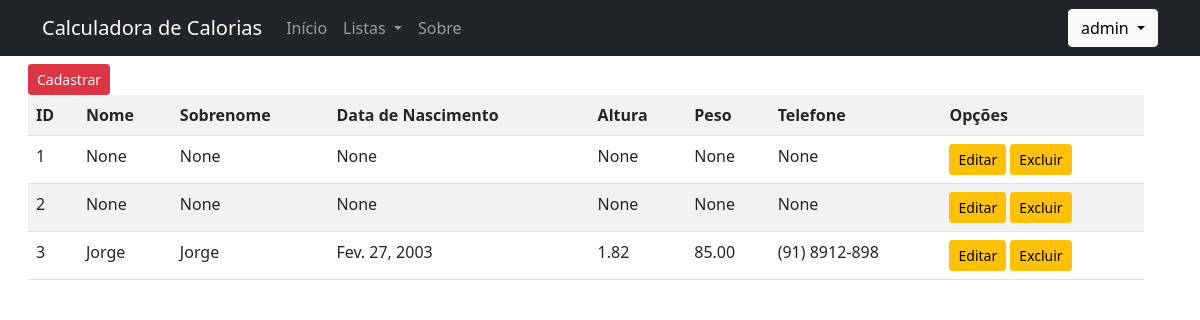
/listar/perfil/ (signed in), run on the app's committed database.
### cadastros/models.py (models this page shows, shortened)
class Perfil(models.Model):
    usuario = models.ForeignKey(User, on_delete=models.PROTECT)
    nome = models.CharField(max_length=25,null=True)
    sobrenome = models.CharField(max_length=255, null=True)
    data_nasc = models.DateField(null=True)
    altura = models.DecimalField(max_digits=4, decimal_places=2, null=True)
    peso = models.DecimalField(max_digits=5, decimal_places=2, null=True)
    telefone = models.CharField(max_length=15, null=True)

### cadastros/views.py (the view)
# urls.py: path('listar/perfil/', PerfilList.as_view(), name="listar-perfil"),
class PerfilList(GroupRequiredMixin, LoginRequiredMixin, ListView):
    login_url = reverse_lazy('login')
    group_required = u"Administrador"
    model = Perfil
    template_name = 'cadastros/listar_perfil.html'

### cadastros/templates/cadastros/listar_perfil.html
{% extends 'paginas/index.html' %}
{% load static %}
{% block conteudo %}
<a href="{% url 'cadastrar-perfil' %}" class="btn btn-danger btn-sm">Cadastrar</a>
<table class="table table-striped">
    <tr>
        <th>ID</th>
        <th>Nome</th>
        <th>Sobrenome</th>
        <th>Data de Nascimento</th>
        <th>Altura</th>
        <th>Peso</th>
        <th>Telefone</th>
        <th>Opções</th>
    </tr>
    {% for perfil in object_list %}
    <tr>
        <td>{{perfil.pk}}</td>
        <td>{{perfil.nome}}</td>
        <td>{{perfil.sobrenome}}</td>
        <td>{{perfil.data_nasc}}</td>
        <td>{{perfil.altura}}</td>
        <td>{{perfil.peso}}</td>
        <td>{{perfil.telefone}}</td>
        <td>
            <a href="{% url 'atualizar-perfil' perfil.pk %}" class="btn btn-warning btn-sm">Editar</a>
            <a href="{% url 'deletar-perfil' perfil.pk %}" class="btn btn-warning btn-sm"> Excluir </a>
        </td>
    </tr>
    {% empty %}
    <tr>
        <td colspan="3">Nenhum registro encontrado</td>
    </tr>
    {% endfor %}
</table>
{% endblock %}

### paginas/templates/paginas/index.html (shortened to what this page needs)
{% load static %}
<!DOCTYPE html>
<html lang="en">
<head>
    <link rel="stylesheet" href="{% static 'css/bootstrap.css' %}">
</head>
<body>
    <header>
        <nav class="navbar navbar-expand-md navbar-dark fixed-top bg-dark">
            <div class="container">
                <a class="navbar-brand" href="#">Calculadora de Calorias</a>
                <div class="collapse navbar-collapse" id="navbarCollapse">
                    <ul class="navbar-nav me-auto mb-2 mb-md-0">
                        <li class="nav-item">
                            <a class="nav-link" aria-current="page" href="{% url 'inicio' %}">Início</a>
                        </li>
                        {% if request.user.is_authenticated %}
                        <li class="nav-item dropdown">
                            <a class="nav-link dropdown-toggle" href="#" id="navbarDropdown" role="button"
                                data-bs-toggle="dropdown" aria-expanded="false">
                                Listas
                            </a>
                        </li>
                        {% endif %}
                        <li class="nav-item">
                            <a class="nav-link" href="http://127.0.0.1:8000/sobre/">Sobre</a>
                        </li>
                    </ul>
                    {% if request.user.is_authenticated %}
                    <div class="dropdown">
                        <button class="btn btn-light dropdown-toggle" type="button" id="dropdownMenuButton1"
                            data-bs-toggle="dropdown" aria-expanded="false">
                            {{ request.user }}
                        </button>
                    </div>
                    {% else %}
                    <a class="nav-link" href="{% url 'login' %}">Login</a>
                    <a class="nav-link" href="{% url 'registrar'%}">Registrar</a>
                    {% endif %}
                </div>
            </div>
        </nav>
    </header>
    <div class='container m-3'>
        <br>
        <br>
        {% block conteudo %}
        {% endblock %}
    </div>
</body>
</html>

### data on the page
Perfil: pk "1", nome "None", sobrenome "None", data_nasc "None", altura "None", peso "None", telefone "None"
Perfil: pk "2", nome "None", sobrenome "None", data_nasc "None", altura "None", peso "None", telefone "None"
Perfil: pk "3", nome "Jorge", sobrenome "Jorge", data_nasc "Fev. 27, 2003", altura "1.82", peso "85.00", telefone "(91) 8912-898"

### other printed values
{{ request.user }} "admin"
